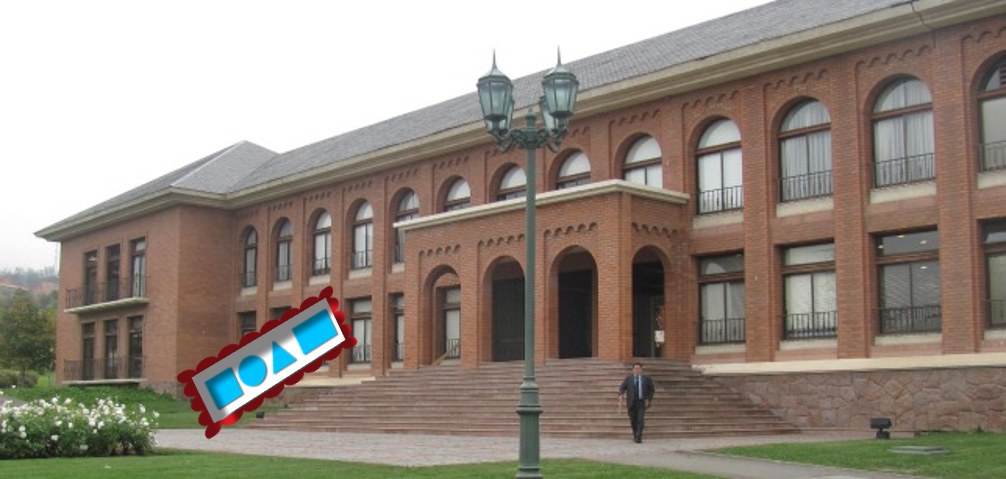
#> input picture test_12.png, 1006 x 479 px, given as the content of the folder ionArtificialEnv/lib/python3.7/site-packages/pyparrot/images, which was not available
$ python process.py
#> lines starting #> are read from the running program, lines starting #| are printed output that depends on the picture; after the words box and inside, x2 and y2 are one past the last pixel; in counts of white or black regions, pixels touching at a corner belong together; pictures that were not available may be replaced by others from this repository, and a replacement may not be noted
"""Process.py functions.
This class implements different functions for image processing.
"""
import argparse
from pathlib import Path
import numpy as np
import cv2
import imutils
import math

WHITE_BALANCE = 60

def apply_mask(matrix, mask, fill_value):
    masked = np.ma.array(matrix, mask=mask, fill_value=fill_value)
    return masked.filled()

def apply_threshold(matrix, low_value, high_value):
    low_mask = matrix < low_value
    matrix = apply_mask(matrix, low_mask, low_value)

    high_mask = matrix > high_value
    matrix = apply_mask(matrix, high_mask, high_value)

    return matrix

def simplest_cb(img, percent):
    assert img.shape[2] == 3
    assert percent > 0 and percent < 100

    half_percent = percent / 200.0

    channels = cv2.split(img)

    out_channels = []
    for channel in channels:
        assert len(channel.shape) == 2
        height, width = channel.shape
        vec_size = width * height
        flat = channel.reshape(vec_size)

        assert len(flat.shape) == 1

        flat = np.sort(flat)

        n_cols = flat.shape[0]

        low_val  = flat[math.floor(n_cols * half_percent)]
        high_val = flat[math.ceil( n_cols * (1.0 - half_percent))]


        # saturate below the low percentile and above the high percentile
        thresholded = apply_threshold(channel, low_val, high_val)
        # scale the channel
        normalized = cv2.normalize(thresholded, thresholded.copy(), 0, 255, cv2.NORM_MINMAX)
        out_channels.append(normalized)

    return cv2.merge(out_channels)


# [25 lines left out: function correct_image_rotation, not called in this run]


def color_pixel_detection(hsv, range_treshold_dict):
    """
    Find only red pixels on picture\n
    Parameters:\n
        hsv: HSV of original image,\n
        range_treshold_dict: Dictionary with lower and/or upper treshold\n
    return: image
    """
    # Apply filter mask
    if 'lower' in range_treshold_dict:
        result_lower = cv2.inRange(hsv, range_treshold_dict['lower'][0],
                                   range_treshold_dict['lower'][1])
        result = result_lower.copy()
    if 'upper' in range_treshold_dict:
        result_upper = cv2.inRange(hsv, range_treshold_dict['upper'][0],
                                   range_treshold_dict['upper'][1])
        result = result_upper.copy()
    if len(range_treshold_dict) == 2:
        result = cv2.addWeighted(result_lower, 1.0, result_upper, 1.0, 0)

    result = cv2.GaussianBlur(result, (5, 5), 0)
    # cv2.imshow("Color Filter", result)
    # cv2.waitKey(0)
    # result = cv2.medianBlur(result, 5)
    return result


def find_largest_rectangle_position(edged, num_rectangles=1):
    """
    Find the largest rectangle on picture (aprox board)\n
    Parameters:\n
        path: edged image,\n
        num_rectangles: Number of rectangles to find\n
    return: rectangle position vertices
    """
    # Find contours in the edged image, keep only the largest ones, and
    # initialize our screen contour
    cnts = cv2.findContours(edged, mode=cv2.RETR_EXTERNAL,
                            method=cv2.CHAIN_APPROX_SIMPLE)
    cnts = imutils.grab_contours(cnts)
    cnts = sorted(cnts, key=cv2.contourArea, reverse=True)[:20]
    screen_cnt = []
    # loop over our contours
    for _c in cnts:
        # approximate the contour
        peri = cv2.arcLength(_c, True)
        approx = cv2.approxPolyDP(_c, 0.015 * peri, True)
        # if our approximated contour has four points, then
        # we can assume that we have found our board
        if len(approx) == 4:
            screen_cnt.append(approx)
            if len(screen_cnt) == num_rectangles:
                break
    return screen_cnt


# [32 lines left out: function find_figure_convex_hull, not called in this run]


def get_board_of_image(path):
    """
    Find command board on picture\n
    Parameters:\n
        path: Image directory\n
    return: board as image
    """
    img = cv2.imread(path)
    # cv2.imshow('Original', img)
    img = simplest_cb(img, WHITE_BALANCE)
    # cv2.imshow('Test', img)
    # cv2.waitKey(0)
    # img = path
    # Filter noise
    img = cv2.medianBlur(img, 3)
    # Convert image to hsv
    hsv = cv2.cvtColor(np.uint8(img), cv2.COLOR_BGR2HSV)
    # Find red pixels
    range_treshold_dict = {'lower': [(0, 70, 50), (10, 255, 255)],
                           'upper': [(170, 70, 50), (180, 255, 255)]}
    result = color_pixel_detection(hsv, range_treshold_dict)
    # Find edges
    edged = cv2.Canny(result, 30, 200)
    # Find potencial board vertices
    try:
        screen_cnt = find_largest_rectangle_position(edged)[0]
        # Get the board as image
        pts = screen_cnt.reshape(4, 2)
        rectangle = four_point_transform(img, pts)
    except IndexError:
        screen_cnt = None
        rectangle = None

    # [7 lines of commented-out code are left out]
    return rectangle


# [126 lines left out: functions get_figure_area, order_points, four_point_transform, get_contour_precedence, get_commands, not called in this run]


def arguments():
    """ Parse command line arguments
    Return:
        array
    """
    argument_parser = argparse.ArgumentParser()
    argument_parser.add_argument('-p', '--path',
                                 default="C:\\Users\\cardi\\AppData\\Local\\Packages\\CanonicalGroupLimited.UbuntuonWindows_79rhkp1fndgsc\\LocalState\\rootfs\\home\\carlos\\anaconda3\\envs\\visionArtificialEnv\\lib\\python3.7\\site-packages\\pyparrot\\images",
                                 help='path of picture')
    args = vars(argument_parser.parse_args())
    return args


def get_board_commands(path):
    """
    Get commands for drone\n
    Parameters:\n
        path: Images folder path,\n
    Return List of commands
    """
    commands_dic = {}
    max_len = 0
    images = list(Path(path).glob('*.png'))
    for img in images:
        board = get_board_of_image(str(img))
#> in get_board_of_image, img is the input picture: shape (479, 1006, 3); mean B, G, R 128.8, 139, 148.8
#> the loop in simplest_cb, `for channel in channels:` made 3 passes
#> (low_val, high_val) on passes 1 to 3: (82, 154), (101, 159), (113, 162)
#> pass 1, in apply_threshold, `low_mask = matrix < low_value`:
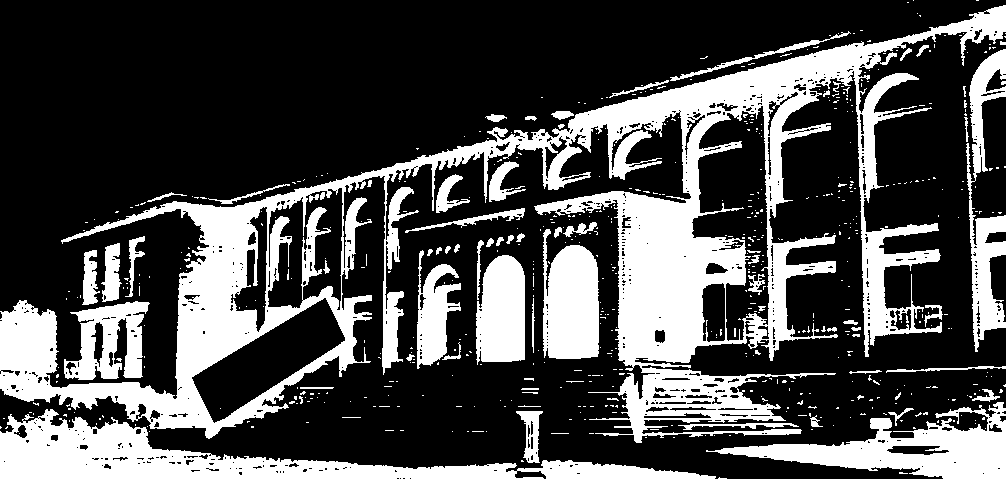
#> low_mask: shape (479, 1006) bool; 29.7% white; 613 white regions (543 under 20 px), largest, box (x1, y1, x2, y2) and area: (0, 5, 1006, 443) 84667, (0, 409, 716, 479) 16669, (706, 402, 1006, 479) 9000
#> pass 1, in apply_threshold, `matrix = apply_mask(matrix, low_mask, low_value)`:
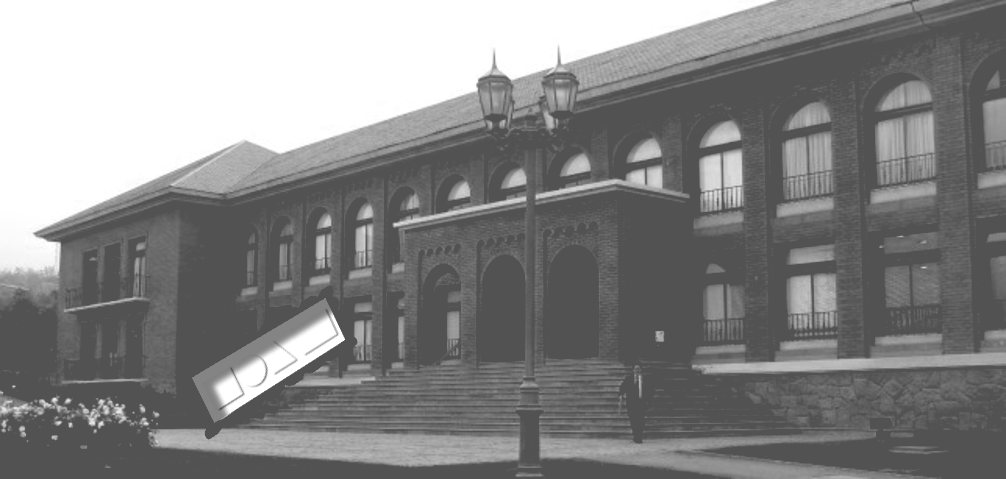
#> matrix: shape (479, 1006); min 82, max 255, mean 134.8
#> pass 1, in apply_threshold, `high_mask = matrix > high_value`:
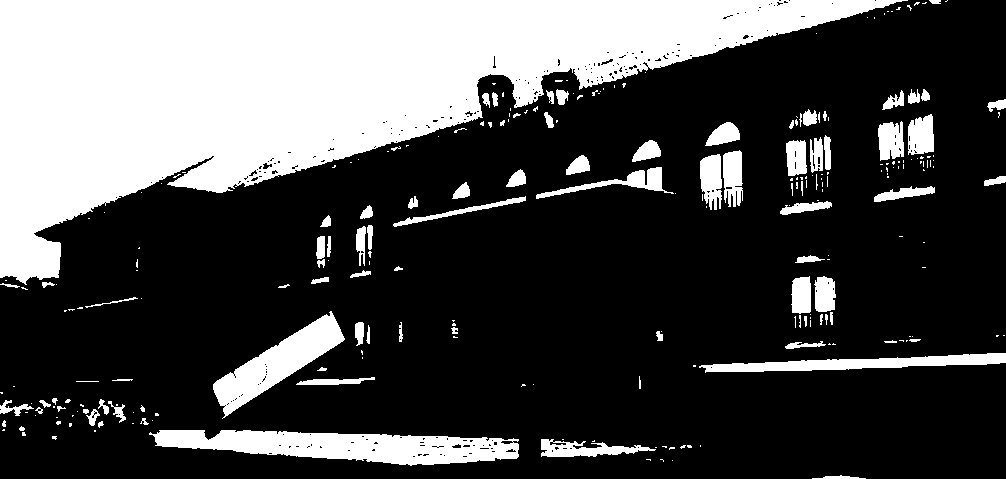
#> high_mask: shape (479, 1006) bool; 29.8% white; 257 white regions (166 under 20 px), largest, box (x1, y1, x2, y2) and area: (0, 0, 908, 285) 110525, (149, 430, 519, 466) 8241, (213, 311, 345, 419) 4681
#> after the loop in simplest_cb, `for channel in channels:`:
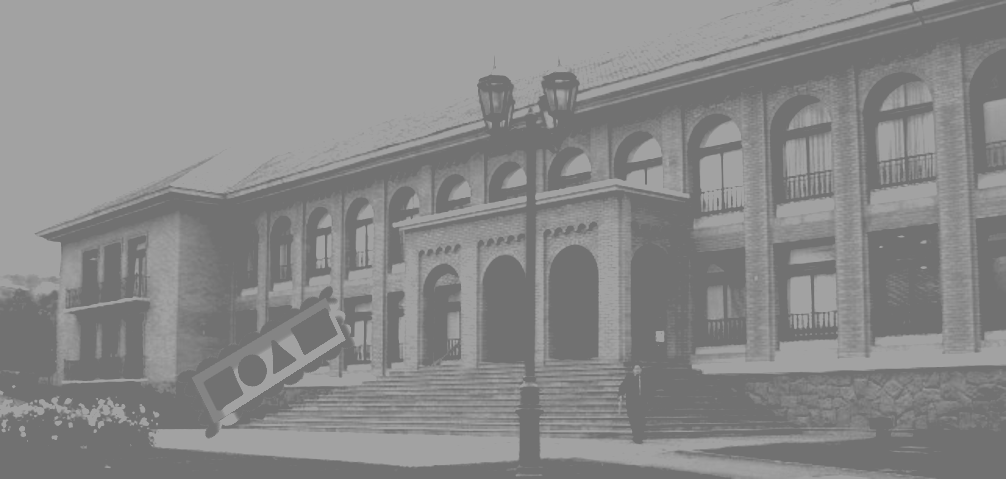
#> thresholded: shape (479, 1006); min 113, max 162, mean 137.5
#> after the loop in simplest_cb, `for channel in channels:`: out_channels = 3 items
#> in simplest_cb, `return cv2.merge(out_channels)`:
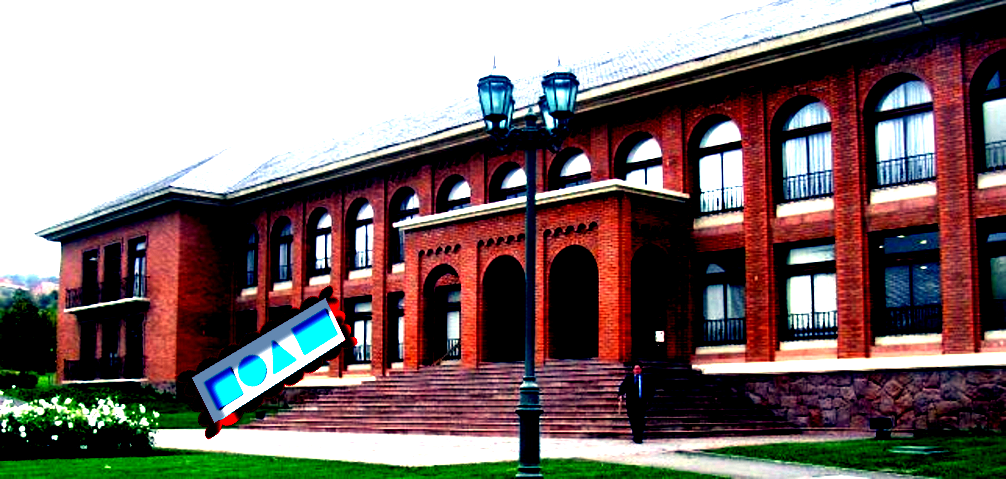
#> returned value: shape (479, 1006, 3); mean of channels 0, 1, 2 110.6, 111.6, 127.4; drawn as B, G, R
#> in get_board_of_image, `hsv = cv2.cvtColor(np.uint8(img), cv2.COLOR_BGR2HSV)`: hsv: shape (479, 1006, 3); mean H, S, V 44.4, 93.5, 140.3
#> in color_pixel_detection, `result_lower = cv2.inRange(hsv, range_treshold_dict['lower'][0], range..`: result_lower: shape (479, 1006); 12.1% white; 521 white regions (442 under 20 px), largest, box (x1, y1, x2, y2) and area: (692, 133, 1006, 366) 20613, (535, 197, 641, 371) 8880, (142, 237, 215, 385) 6332
#> in color_pixel_detection, `result_upper = cv2.inRange(hsv, range_treshold_dict['upper'][0], range..`: result_upper: shape (479, 1006); 8.8% white; 667 white regions (538 under 20 px), largest, box (x1, y1, x2, y2) and area: (255, 362, 520, 437) 8080, (909, 50, 969, 292) 4169, (817, 78, 859, 208) 2130
#> in color_pixel_detection, `result = cv2.addWeighted(result_lower, 1.0, result_upper, 1.0, 0)`: result: shape (479, 1006); 20.9% white; 302 white regions (250 under 20 px), largest, box (x1, y1, x2, y2) and area: (684, 50, 1006, 366) 36935, (235, 186, 526, 437) 28335, (534, 197, 641, 371) 9832
#> in color_pixel_detection, `result = cv2.GaussianBlur(result, (5, 5), 0)`:
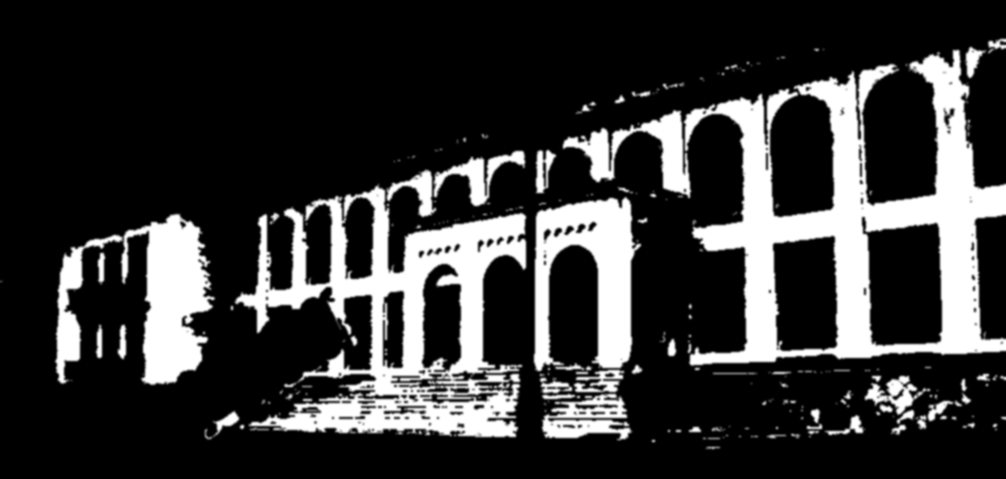
#> result: shape (479, 1006); min 0, max 255, mean 53.3
#> in get_board_of_image, `edged = cv2.Canny(result, 30, 200)`:
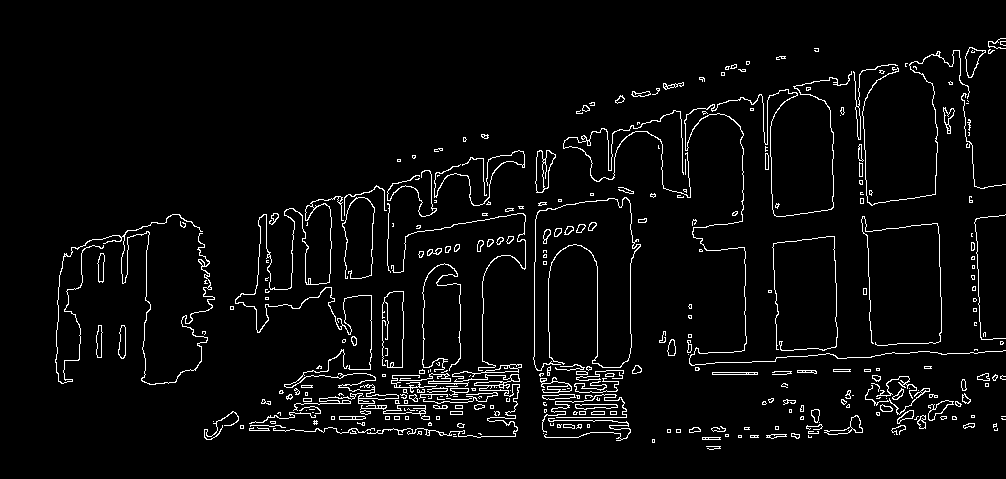
#> edged: shape (479, 1006); 4% white in thin lines or dots, all inside (x1, y1, x2, y2) = (55, 38, 1006, 450)
#> in find_largest_rectangle_position, `cnts = cv2.findContours(edged, mode=cv2.RETR_EXTERNAL, method=cv2.CHAI..`: cnts = 329 contours, 231 with area under 20; largest, box (x1, y1, x2, y2) and area: (535, 150, 556, 193) 520, (965, 47, 986, 78) 312, (367, 374, 520, 438) 268, (235, 196, 372, 370) 258, (383, 405, 426, 416) 252
#> in find_largest_rectangle_position, `cnts = sorted(cnts, key=cv2.contourArea, reverse=True)[:20]`: cnts = 20 contours; largest, box (x1, y1, x2, y2) and area: (535, 150, 556, 193) 520, (965, 47, 986, 78) 312, (367, 374, 520, 438) 268, (235, 196, 372, 370) 258, (383, 405, 426, 416) 252
#> the loop in find_largest_rectangle_position, `for _c in cnts:` made 20 passes
#> peri on passes 1 to 12: 129.4, 87.36, 1169, 2091.5, 108.7, 116.2, 2399.4, 108.1, 75.56, 202.7, 3096.6, 92.73
#> after the loop in find_largest_rectangle_position, `for _c in cnts:`: screen_cnt = []
        if board is not None:
            rotated = correct_image_rotation(board)
            figures = get_figure_area(rotated)
            commands = tuple(get_commands(figures))
            if len(commands) >= max_len:
                max_len = len(commands)
                if commands not in commands_dic:
                    commands_dic[commands] = 1
                else:
                    commands_dic[commands] += 1
    commands_dic = {k: v for k, v in commands_dic.items() if len(k) == max_len}
    print(commands_dic)
    if max_len > 0:
        commands = max(commands_dic, key=commands_dic.get)
    else:
        commands = []
    return commands


if __name__ == '__main__':
    ARGS = arguments()
    # [17 lines of commented-out code are left out]

    print('\n Selected:', get_board_commands(ARGS['path']))
